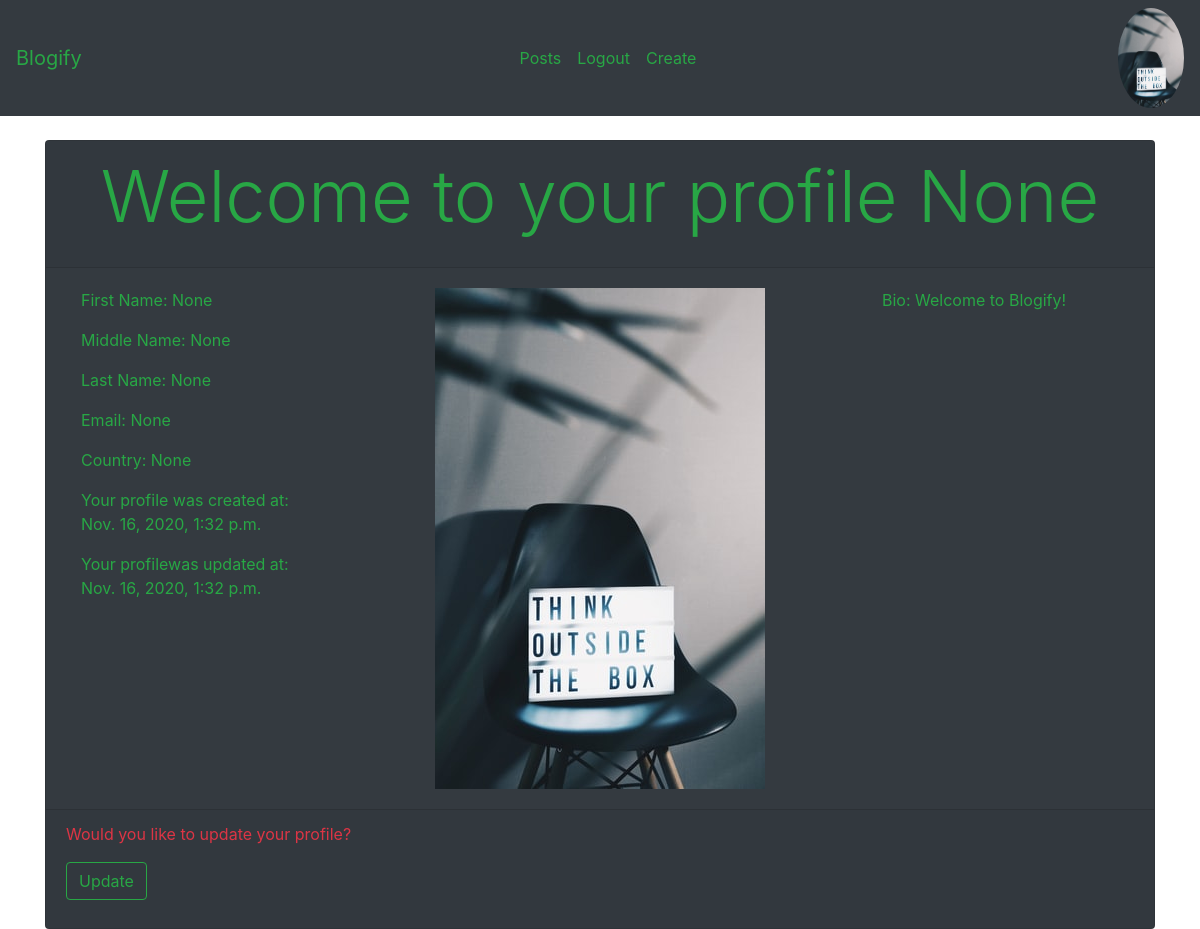
/profiles/myprofile/ (signed in), run on the app's committed database.
### profiles/models.py (models this page shows, shortened)
class Profile(models.Model):
    first_name = models.CharField(max_length=100, null=True, blank=True)
    middle_name = models.CharField(max_length=100, null=True, blank=True)
    last_name = models.CharField(max_length=100, null=True, blank=True)
    user = models.OneToOneField(User, on_delete=models.CASCADE)
    bio = models.TextField(default='Welcome to Blogify!')
    email = models.EmailField(max_length=200, blank=True, default='None')
    country = models.CharField(max_length=100, blank=True, default='None')
    avatar = models.ImageField(default='blogify.jpg', upload_to='profile_photos/')
    updated = models.DateTimeField(auto_now=True)
    created = models.DateTimeField(auto_now_add=True)

### profiles/views.py (the view)
# urls.py: path('myprofile/', my_profile, name='my-profile'),
def my_profile(request):
    profile = Profile.objects.get(user=request.user)
    form = ProfileForm(request.POST or None, request.FILES or None ,instance=profile)
    if request.method == 'POST':
        if form.is_valid():
            form.save()
    context = {
        'profile': profile,
        'form': form
    }
    return render(request, 'profiles/myprofile.html', context)

### profiles/templates/profiles/myprofile.html (shortened to what this page needs)
{% extends 'base.html' %}
{% load crispy_forms_tags %}
{% block content %}
    <br>
    <div class="container">
        <div class="row">
            <div class="col">
                <div class="card bg-dark">
                    <div class="card-header">
                        <p class="text-center text-success display-3">Welcome to your profile {{ profile.first_name }}</p>
                    </div>
                    <div class="card-body">
                        <div class="container">
                            <div class="row">
                                <div class="col-3">
                                    <p class='text-success'>First Name: {{ profile.first_name }}</p>
                                    <p class='text-success'>Middle Name: {{ profile.middle_name }}</p>
                                    <p class='text-success'>Last Name: {{ profile.last_name }}</p>
                                    <p class='text-success'>Email: {{ profile.email }}</p>
                                    <p class='text-success'>Country: {{ profile.country }}</p>
                                    <p class='text-success'>Your profile was created at: {{ profile.created }}</p>
                                    <p class='text-success'>Your profilewas updated at: {{ profile.updated }}</p>
                                </div>
                                <div class="col-6">
                                    <img class='mx-auto d-block' src="{{ profile.avatar.url }}" alt="your profile photo">
                                </div>
                                <div class="col-3">
                                    <p class="text-success">Bio: {{ profile.bio }}</p>
                                </div>
                            </div>
                        </div>
                    </div>
                    <div class="card-footer">
                        <p class='text-danger'>Would you like to update your profile?</p>
                        <p>
                        <button class="btn btn-outline-success" type="button" data-toggle="collapse" data-target="#collapseExample" aria-expanded="false" aria-controls="collapseExample">
                            Update
                        </button>
                        </p>
                    </div>
                </div>
            </div>
        </div>
    </div>
{% endblock content %}

### templates/navbar.html (shortened to what this page needs)
<nav class="navbar navbar-expand-lg navbar-dark bg-dark">
  <a class="navbar-brand text-success" href="{% url 'home' %}">Blogify</a>
  <div class="collapse navbar-collapse" id="navbarSupportedContent">
    <ul class="navbar-nav m-auto">
      <li class="nav-item">
        <a class="nav-link text-success" href="{% url 'posts:all-posts' %}">Posts</a>
      </li>
      {% if request.user.is_authenticated %}
        <li class="nav-item">
          <a class="nav-link text-success" href="{% url 'users:logout' %}">Logout</a>
        </li>
        <li class="nav-item">
          <a class="nav-link text-success" href="{% url 'posts:create-post' %}">Create</a>
        </li>
      {% endif %}
    </ul>
    {% if request.user.is_authenticated %}
        <a href="{% url 'profiles:my-profile' %}"><img class="rounded-circle" height="100px" src="{{ request.user.profile.avatar.url }}" alt="profile photo"></a>
    {% endif %}
  </div>
</nav>

### data on the page
Profile: first_name "None", middle_name "None", last_name "None", email "None", country "None", created "Nov. 16, 2020, 1:32 p.m.", updated "Nov. 16, 2020, 1:32 p.m.", avatar (picture), bio "Welcome to Blogify!"
